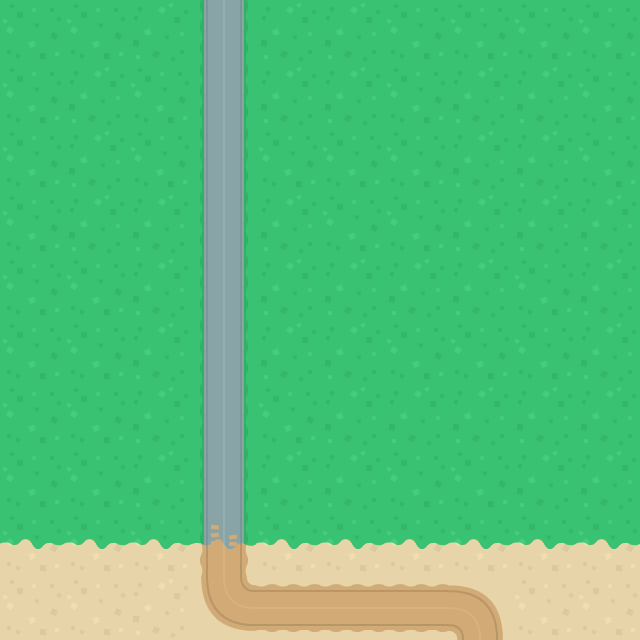

This game map was drawn from its Tiled (.tmx) file and the tilesets committed beside it. A one-line description and the trimmed map source follow:
An orthogonal 10x10 tile map with 64x64 px tiles, 1 tile layer (Tile Layer 1).

<map version="1.2" tiledversion="1.3.3" orientation="orthogonal" renderorder="left-down" width="10" height="10" tilewidth="64" tileheight="64" infinite="0" nextlayerid="2" nextobjectid="1">
 <tileset firstgid="1" name="terrainTiles_default" tilewidth="64" tileheight="64" tilecount="40" columns="10">
  <image source="terrainTiles_default.png" width="640" height="256" />
 </tileset>
 <layer id="1" name="Tile Layer 1" width="10" height="10">
  <data>[100 cells, 100 non-empty, 10 distinct tile ids]</data>
 </layer>
</map>
